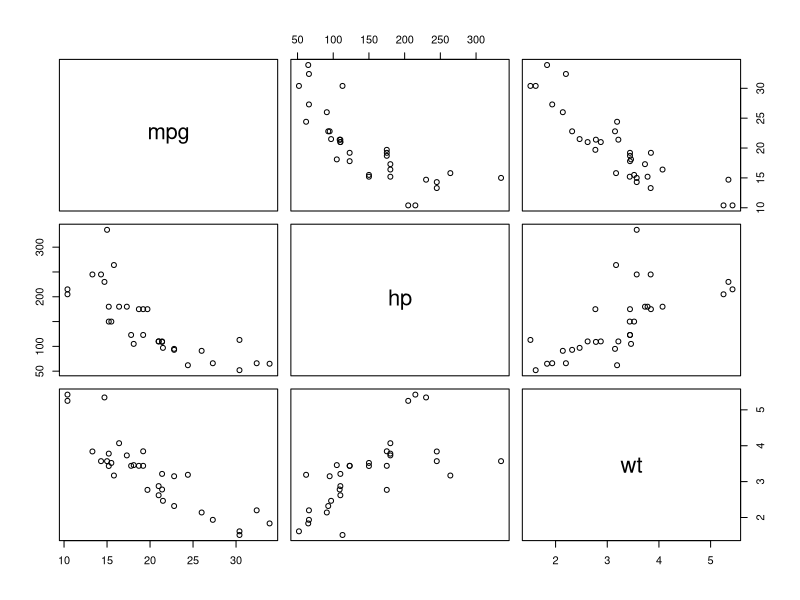
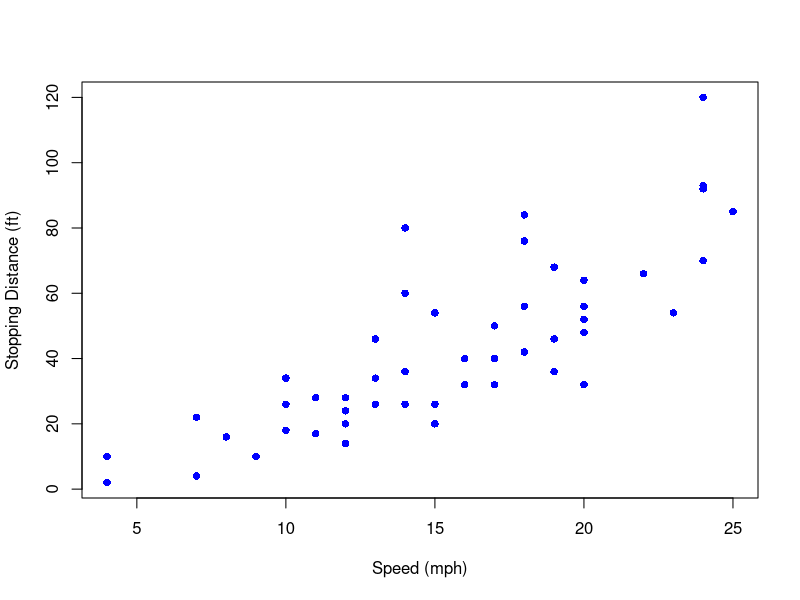
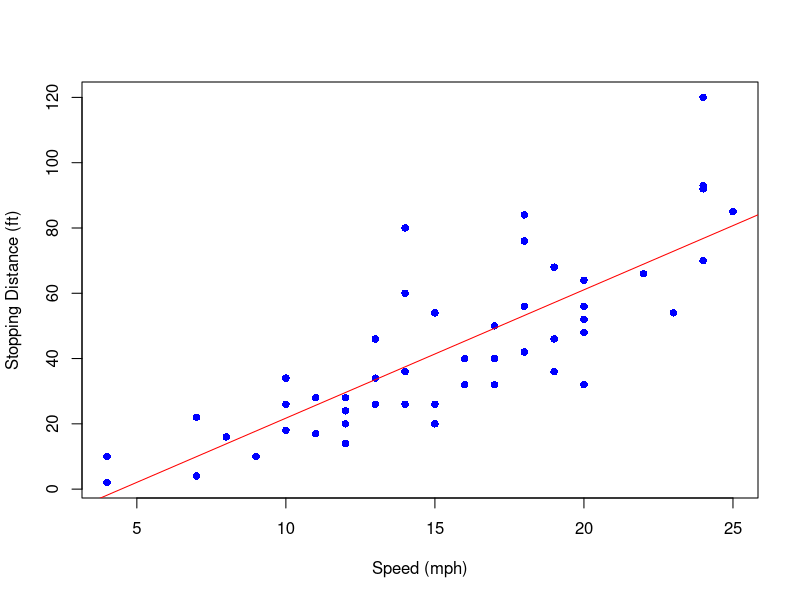
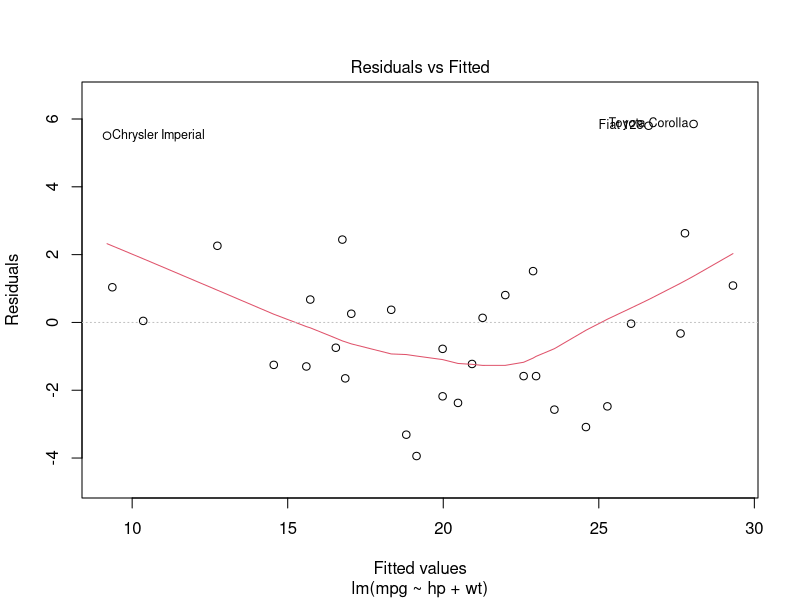
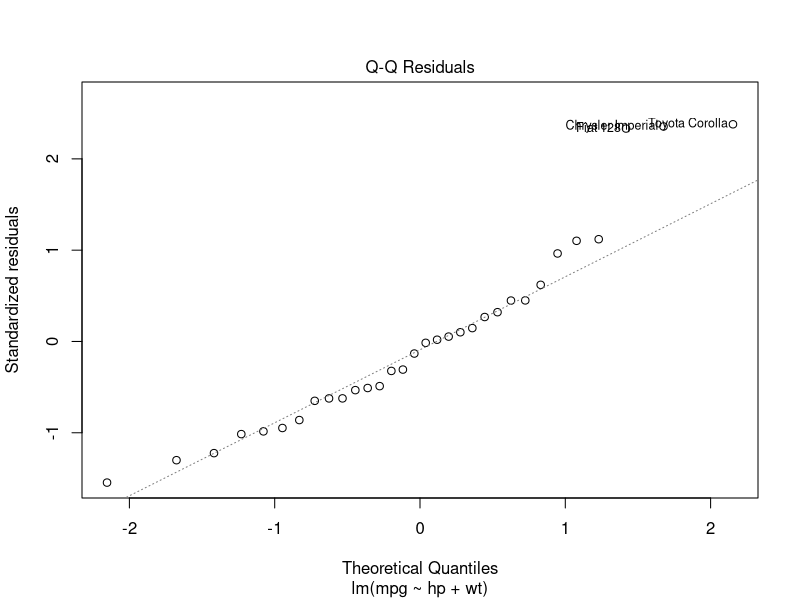
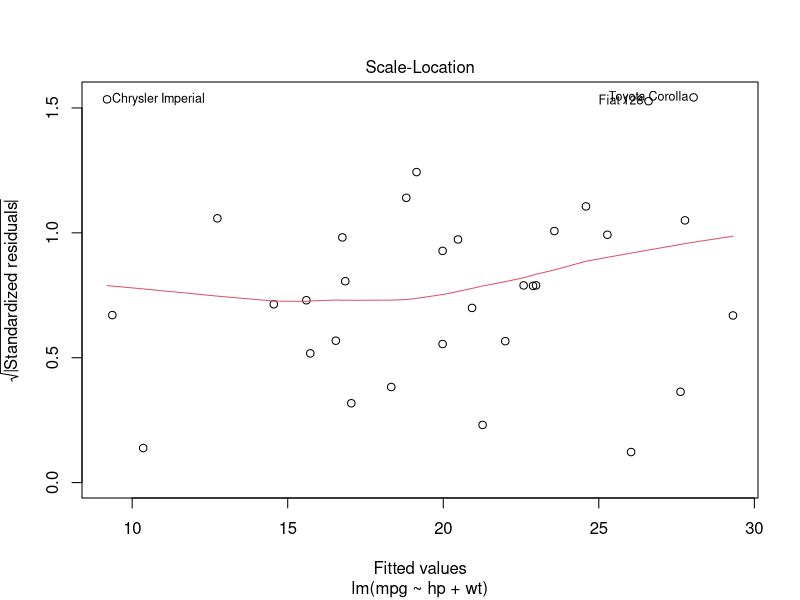
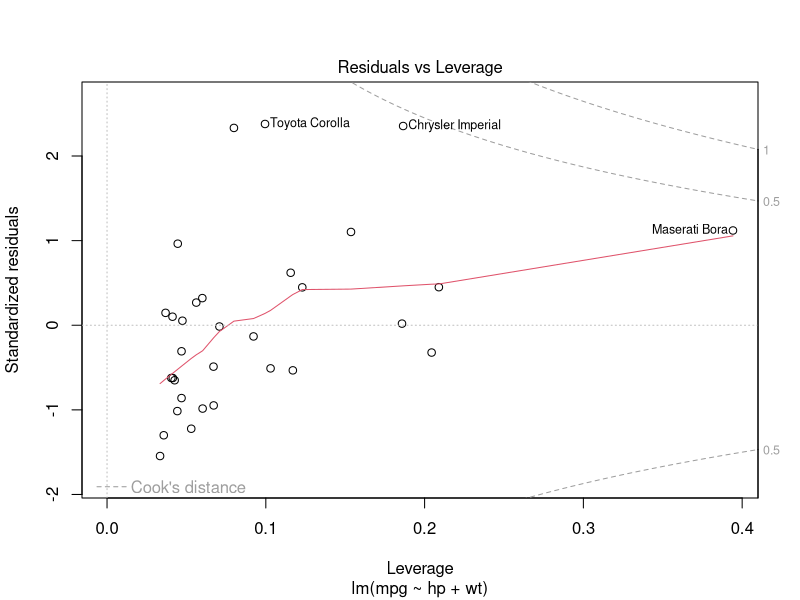
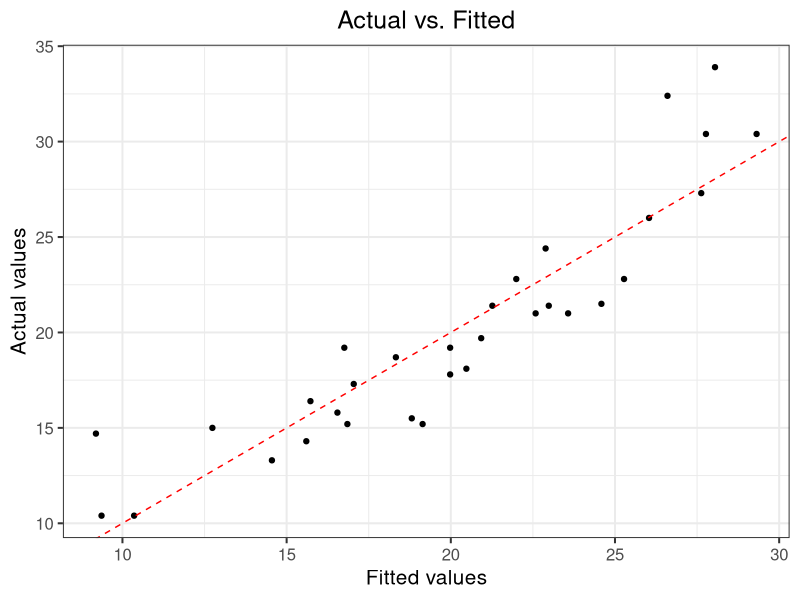

These charts were generated, in order, by the following R code:
## ---- chunk 1
#| echo: TRUE
#| eval: TRUE
#| cache: TRUE
attach(mtcars)
cor(mpg, wt)
cov(mpg, wt)
## ---- chunk 2
#| echo: TRUE
#| eval: TRUE
#| cache: TRUE
pairs(~mpg + hp + wt, mtcars)
## ---- chunk 3
#| echo: true
#| eval: true
#| cache: true
#| message: false
#| warning: false
#| fig-width: 8
#| fig-height: 5
#| out.width: "60%"
#| fig.align: "center"
#| fig-cap: ""
plot(dist ~ speed, data = cars,
     xlab = "Speed (mph)",
     ylab = "Stopping Distance (ft)",
     pch  = 16, col = "blue")
## ---- chunk 4
#| echo: true
#| eval: true
#| cache: true
#| message: false
#| warning: false
#| fig-width: 8
#| fig-height: 5
#| out.width: "60%"
#| fig.align: "center"
#| fig-cap: ""
lm_res = lm(dist ~ speed, data = cars)
lm_res
## ---- chunk 5
#| echo: true
#| eval: true
#| cache: true
#| message: false
#| warning: false
#| fig-width: 8
#| fig-height: 5
#| out.width: "60%"
#| fig.align: "center"
#| fig-cap: ""
plot(dist ~ speed, data = cars,
     xlab = "Speed (mph)",
     ylab = "Stopping Distance (ft)", 
     pch  = 16, col  = "blue")
abline(lm_res,  col = "red")
## ---- chunk 6
#| echo: TRUE
#| eval: TRUE
#| cache: TRUE
data(mtcars)
head(mtcars)
## ---- chunk 7
#| echo: TRUE
#| eval: TRUE
#| cache: TRUE
data(mtcars)
my_lm <- lm(mpg ~ hp + wt, data = mtcars)
class(my_lm)
my_lm
## ---- chunk 8
#| echo: TRUE
#| eval: TRUE
#| cache: TRUE
names(my_lm)
## ---- chunk 9
#| echo: TRUE
#| eval: TRUE
#| cache: TRUE
summary(my_lm)
## ---- chunk 10
#| echo: FALSE
#| eval: TRUE
#| cache: TRUE
plot(my_lm,  which = 1)
## ---- chunk 11
#| echo: FALSE
#| eval: TRUE
#| cache: TRUE
plot(my_lm,  which = 2)
## ---- chunk 12
#| echo: FALSE
#| eval: TRUE
#| cache: TRUE
plot(my_lm,  which = 3)
## ---- chunk 13
#| echo: FALSE
#| eval: TRUE
#| cache: TRUE
plot(my_lm,  which = 5)
## ---- chunk 14
#| echo: TRUE
#| eval: TRUE
#| cache: TRUE
coef(my_lm)
## ---- chunk 15
#| echo: FALSE
#| eval: TRUE
#| cache: TRUE
library(ggplot2)
mod_fits <- fitted(my_lm)
my_df <- data.frame(actual = mtcars$mpg, fitted = mod_fits)
ggplot(my_df, aes(x = fitted, y = actual)) +
  geom_point() +
  geom_abline(slope = 1, intercept = 0, col = "red", lty = 2) + 
  theme_bw(base_size = 15) +
  labs(x = "Fitted values", y = "Actual values", title = "Actual vs. Fitted") +
  theme(plot.title = element_text(hjust = 0.5))
## ---- chunk 16
#| echo: TRUE
#| eval: TRUE
#| cache: TRUE
# Note: wt is in 1000s of lbs
new_obs <- data.frame(hp = c(100, 150), wt = c(3, 3.5))
predict(my_lm, new_obs)
## ---- chunk 17
#| echo: TRUE
#| eval: TRUE
#| cache: TRUE
residuals(my_lm)
## ---- chunk 18
#| echo: TRUE
#| eval: TRUE
#| cache: TRUE
no_intercept <- lm(mpg ~ hp + wt - 1, data = mtcars)
summary(no_intercept)
## ---- chunk 19
#| echo: TRUE
#| eval: TRUE
#| cache: TRUE
interact <- lm(mpg ~ hp:wt, data = mtcars)
summary(interact)
## ---- chunk 20
#| echo: TRUE
#| eval: TRUE
#| cache: TRUE
interact <- lm(mpg ~ hp*wt, data = mtcars)
summary(interact)
## ---- chunk 21
include_all <- lm(mpg ~ ., data = mtcars)
summary(include_all)
## ---- chunk 22
#| echo: TRUE
#| eval: TRUE
#| cache: TRUE
n <- 50
x1 <- rnorm(n)
x2 <- x1 * 2
e <- rnorm(n)
y <- 1 + 3 * x1 + e
lm(y ~ x1)
lm(y ~ x1 + x2)
## ---- chunk 23
#| echo: TRUE
#| eval: TRUE
#| cache: TRUE
x2b <- x1 * 2 + rnorm(n, sd = .01)
lm(y ~ x1 + x2b)
## ---- chunk 24
knitr::knit_exit()
